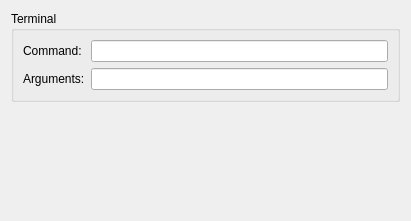
<?xml version="1.0" encoding="UTF-8"?>
<ui version="4.0">
 <class>FileBrowserOption</class>
 <widget class="QWidget" name="FileBrowserOption">
  <property name="geometry">
   <rect>
    <x>0</x>
    <y>0</y>
    <width>411</width>
    <height>221</height>
   </rect>
  </property>
  <property name="windowTitle">
   <string>Form</string>
  </property>
  <layout class="QVBoxLayout" name="verticalLayout">
   <item>
    <widget class="QGroupBox" name="groupBox">
     <property name="title">
      <string>Terminal</string>
     </property>
     <layout class="QFormLayout" name="formLayout">
      <item row="0" column="0">
       <widget class="QLabel" name="label">
        <property name="text">
         <string>Command:</string>
        </property>
       </widget>
      </item>
      <item row="0" column="1">
       <widget class="QLineEdit" name="cmdLineEdit"/>
      </item>
      <item row="1" column="0">
       <widget class="QLabel" name="label_2">
        <property name="text">
         <string>Arguments:</string>
        </property>
       </widget>
      </item>
      <item row="1" column="1">
       <widget class="QLineEdit" name="argsLineEdit"/>
      </item>
     </layout>
    </widget>
   </item>
   <item>
    <spacer name="verticalSpacer">
     <property name="orientation">
      <enum>Qt::Vertical</enum>
     </property>
     <property name="sizeHint" stdset="0">
      <size>
       <width>20</width>
       <height>164</height>
      </size>
     </property>
    </spacer>
   </item>
  </layout>
 </widget>
 <resources/>
 <connections/>
</ui>
